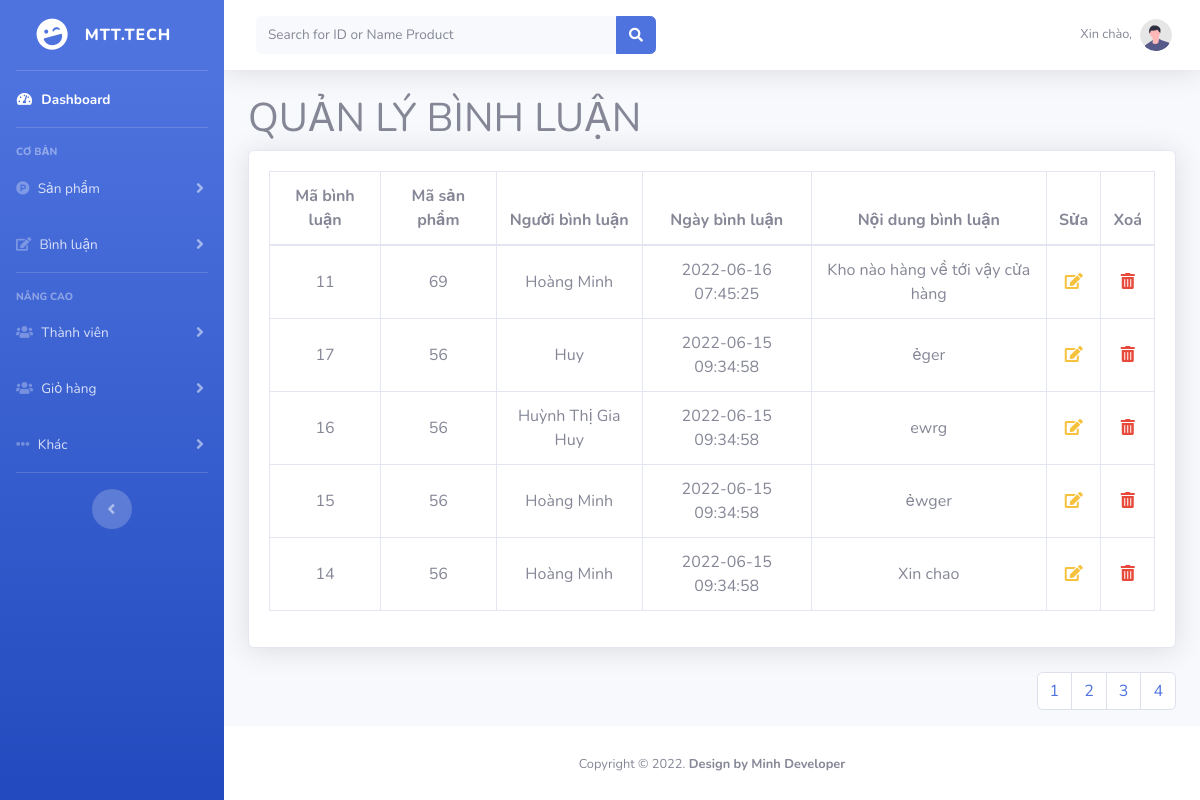
Page /admin/pages/quantri.php?layout=quanlybinhluan on the committed database.
### tables this page shows
CREATE TABLE `binhluan` (
  `id` int(11) NOT NULL,
  `id_sp` int(11) NOT NULL,
  `ho_ten` varchar(255) NOT NULL,
  `ngay_tao` datetime NOT NULL,
  `noi_dung` text NOT NULL
);

CREATE TABLE `sanpham` (
  `id_sp` int(10) NOT NULL,
  `id_dm` int(11) NOT NULL,
  `id_tk` int(11) NOT NULL,
  `id_hang_sx` int(11) NOT NULL,
  `ten_sp` varchar(255) NOT NULL,
  `loai_sp` varchar(255) NOT NULL,
  `so_luong` int(255) NOT NULL,
  `gia` varchar(255) NOT NULL,
  `mo_ta_sp` longtext NOT NULL,
  `hinh_anh` varchar(255) NOT NULL,
  `bao_hanh` varchar(255) NOT NULL,
  `khuyen_mai` float NOT NULL,
  `Mainboard` varchar(255) NOT NULL,
  `CPU` varchar(255) NOT NULL,
  `RAM` varchar(255) NOT NULL,
  `card_man_hinh` varchar(255) NOT NULL,
  `HDH` varchar(255) NOT NULL,
  `phien_ban` varchar(255) NOT NULL,
  `dung_luong` varchar(255) NOT NULL,
  `loai_o_cung` varchar(255) NOT NULL,
  `kichthuoc_khoiluong` varchar(255) NOT NULL,
  `cong_ket_noi` varchar(255) NOT NULL,
  `man_hinh` varchar(255) NOT NULL,
  `dung_luong_pin` varchar(255) NOT NULL,
  `xuat_xu` varchar(255) NOT NULL,
  `ngay_tao` datetime NOT NULL
);

### admin/pages/binhluan/quanlybinhluan.php (the view)
<?php
  if (isset($_GET['page'])) {
      $page = $_GET['page'];
  } else {
      $page = 1;
  }
  $rowPerPage = 5;
  $perPage = $page * $rowPerPage - $rowPerPage;
  $sql = "SELECT * FROM binhluan INNER JOIN sanpham ON sanpham.id_sp = binhluan.id_sp ORDER BY sanpham.id_sp DESC LIMIT $perPage,$rowPerPage";
  $query = mysqli_query($conn, $sql);
  $totalRows = mysqli_num_rows(mysqli_query($conn, "SELECT * FROM binhluan"));
  $totalPages = ceil($totalRows / $rowPerPage);
  $listPage = "";
    for ($i = 1; $i <= $totalPages; $i++) {
        if ($page == $i) {
            $listPage .= '
              <li class="page-item">
                <a class="page-link" href="quantri.php?layout=quanlybinhluan&page=' . $i . '">' . $i . '</a>
              </li>
            ';
        } else {
            $listPage .= '
              <li class="page-item">
                <a class="page-link" href="quantri.php?layout=quanlybinhluan&page=' . $i . '">' . $i . '</a>
              </li>
            ';
        }
    }
?>
  <h1 class="panel-title">QUẢN LÝ BÌNH LUẬN</h1>
  <div class="card shadow mb-4">
    <div class="card-body">
      <div class="table-responsive-sm table-responsive-md table-responsive-lg table-responsive-xl">
        <table class="table table-bordered" width="100%" cellspacing="0">
          <thead class="text-center align-middle">
            <th>Mã bình luận</th>
            <th>Mã sản phẩm</th>
            <th>Người bình luận</th>
            <th>Ngày bình luận</th>
            <th>Nội dung bình luận</th>
            <th class="update">Sửa</th>
            <th class="delete">Xoá</th>
          </thead>
          <?php
            while ($row = mysqli_fetch_array($query)) {
              echo '
                <tr>
                  <td align="center" class="text-center align-middle">' . $row['id'] . '</td>
                  <td align="center" class="text-center align-middle">' . $row['id_sp'] . '</td>
                  <td align="center" class="text-center align-middle">' . $row['ho_ten'] . '</td>
                  <td align="center" class="text-center align-middle">' . $row['ngay_tao'] . '</td>
                  <td align="center" class="text-center align-middle">' . $row['noi_dung'] . '</td>
                  <td align="center" class="text-center align-middle">
                    <a href="./quantri.php?layout=suabinhluan&&id=' . $row['id'] . '" class="text-warning"><i class="fas fa-edit"></i></a>
                  </td>
                  <td align="center" class="text-center align-middle">
                    <a href="./quantri.php?layout=xoabinhluan&&id=' . $row['id'] . '" class="text-danger"><i class="fas fa-trash-alt"></i></a>
                  </td>
                </tr>
              ';
            }
          ?>
        </table>
      </div>
    </div>
  </div>
  <nav aria-label="Page navigation example">
    <ul class="pagination justify-content-end">
        <?php echo $listPage?>
    </ul>
  </nav>

### rows in the picture
binhluan: id "11", id_sp.id_sp "69", ho_ten "Hoàng Minh", id_sp.ngay_tao "2022-06-16 07:45:25", noi_dung "Kho nào hàng về tới vậy cửa hàng"
binhluan: id "17", id_sp.id_sp "56", ho_ten "Huy", id_sp.ngay_tao "2022-06-15 09:34:58", noi_dung "ẻger"
binhluan: id "16", id_sp.id_sp "56", ho_ten "Huỳnh Thị Gia Huy", id_sp.ngay_tao "2022-06-15 09:34:58", noi_dung "ewrg"
binhluan: id "15", id_sp.id_sp "56", ho_ten "Hoàng Minh", id_sp.ngay_tao "2022-06-15 09:34:58", noi_dung "ẻwger"
binhluan: id "14", id_sp.id_sp "56", ho_ten "Hoàng Minh", id_sp.ngay_tao "2022-06-15 09:34:58", noi_dung "Xin chao"
